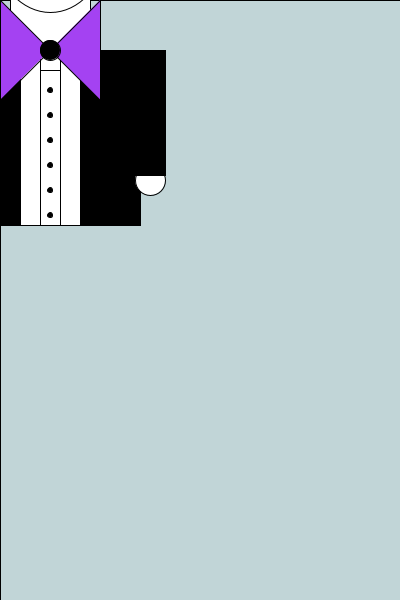
Frame 1 (no input)
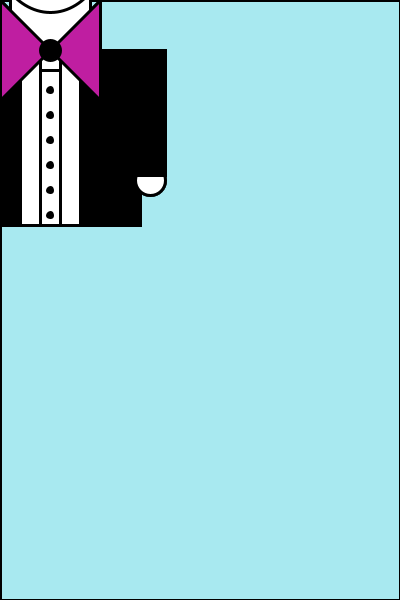
Frame 60 (the mouse pressed at the canvas centre just before this capture)
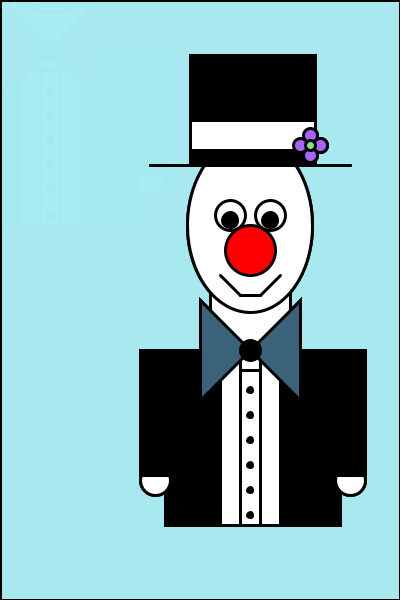
Frame 120 (the mouse held since frame 60 and released just before this capture)

The Processing sketch that drew these frames (run headless with seeded random() and noise(); from frame 60 on, the mouse is pressed at the canvas centre):

// Processing sketch: processing_99156
// ── processing_99156.pde

void setup()
{
  size(400, 600);
  smooth();
  frameRate(5000);
  
}

void draw()
{

  fill(167,234,242,75);
  rect(0,0,width,height);
  fill(255,255,255);
  rect(mouseX+10,mouseY-10, 80,60);
  fill(255,255,255);
  ellipse(mouseX+50,mouseY-75, 125,175);
  fill(255,0,0);
  ellipse(mouseX+50,mouseY-50,50,50);
  fill(255,255,255);
  ellipse(mouseX+30,mouseY-85,30,30);
  fill(255,255,255);
  ellipse(mouseX+70,mouseY-85,30,30);
  fill(0,0,0);
  ellipse(mouseX+30,mouseY-80,15,15);
  fill(0,0,0);
  ellipse(mouseX+70,mouseY-80,15,15);
  line(mouseX-50,mouseY-135,mouseX+150,mouseY-135);
  fill(0,0,0);
  rect(mouseX-10,mouseY-245,125,110);
  fill(0,0,0);
  rect(mouseX-35,mouseY+50,175,175);
  fill(255,255,255);
  rect(mouseX+20,mouseY+50,60,175);
  
  
  fill(255);
  rect(mouseX-10,mouseY-150,125,-30); //tophatline
  
  fill(167,98,298); //flower
  ellipse(mouseX+110,mouseY-165,14,14);
  fill(167,98,298);
  ellipse(mouseX+110,mouseY-145,14,14);
  fill(167,98,298);
  ellipse(mouseX+120,mouseY-155,14,14);
  fill(167,98,298);
  ellipse(mouseX+100,mouseY-155,14,14);
  
  
  fill(123,234,123);
  ellipse(mouseX+110,mouseY-155,10,10); //flower
  
  
  line(mouseX+40,mouseY+70,mouseX+60,mouseY+70);//lineunderthebowtie
  
  
  
  
  line(mouseX+40,mouseY+50, mouseX+40,mouseY+225);
  line(mouseX+60,mouseY+50, mouseX+60,mouseY+225);
  
  
  fill(255);
  ellipse(mouseX-45,mouseY+180,30,30);
  fill(255);
  ellipse(mouseX+150,mouseY+180,30,30); //hands
  
  
  fill(0);
  ellipse(mouseX+50,mouseY+90,5,5);
  fill(0);
  ellipse(mouseX+50,mouseY+115,5,5);
  fill(0);
  ellipse(mouseX+50,mouseY+140,5,5);
  fill(0);
  ellipse(mouseX+50,mouseY+165,5,5);
  fill(0);
  ellipse(mouseX+50,mouseY+190,5,5);
  fill(0);
  ellipse(mouseX+50,mouseY+215,5,5); //dots
  
  
  fill(0);
  rect(mouseX-60,mouseY+50,60,125);
  rect(mouseX+100,mouseY+50,65,125); //shirtsleves
  
  
  line(mouseX+20,mouseY-25,mouseX+40,mouseY-5);
  line(mouseX+40,mouseY-5,mouseX+60,mouseY-5);
  line(mouseX+60,mouseY-5,mouseX+80,mouseY-25); //mouthlines
  
  
  fill(random(255), random(255), random(255));
  quad(mouseX,mouseY, mouseX+100,mouseY+100, mouseX+100,mouseY, mouseX,mouseY+100); //Bowtie
  fill(0,0,0);
  ellipse(mouseX+50, mouseY+50, 20,20); // middle of bowtie
  strokeWeight(3);
}

void keyPressed()
{
  save("snapshotp.png");
}
